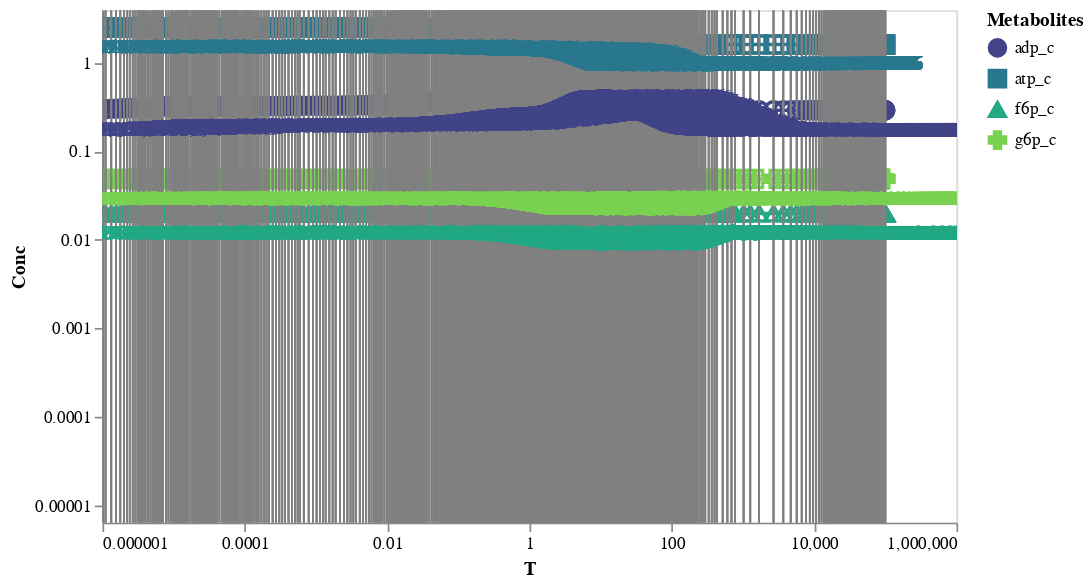

Notebook source saved alongside this figure:
### Code cell
plot_conc_sol(conc_sol
              ,observable=["atp_c","adp_c","f6p_c","g6p_c"]
              ,dynamic=True,ylabel="Conc",xlabel="T",plot_type="logxlogy")

### Figure 1 — Vega-Lite specification as saved in the notebook (floating-point values rounded to 4 significant figures; data arrays with more than 128 entries replaced by an {"elided": "..."} marker saying what was removed)
{"config": {"view": {"continuousWidth": 400, "continuousHeight": 300}}, "layer": [{"mark": {"type": "line", "clip": true}, "encoding": {"color": {"type": "nominal", "field": "Metabolites", "scale": {"scheme": "viridis"}}, "x": {"type": "quantitative", "axis": {"tickCount": 5}, "field": "Time", "scale": {"domain": [1e-05, 100000.0], "padding": 10, "type": "log"}, "title": "T"}, "y": {"type": "quantitative", "axis": {"grid": false, "tickCount": 5}, "field": "Concentrations", "scale": {"domain": [1e-05, 2.5], "padding": 10, "type": "log"}, "title": "Conc"}}, "height": 300, "width": 500}, {"mark": "point", "encoding": {"opacity": {"value": 0}, "x": {"type": "quantitative", "field": "Time"}}, "selection": {"selector001": {"type": "multi", "nearest": true, "on": "mouseover", "fields": ["Time"]}}}, {"mark": {"type": "point", "size": 100}, "encoding": {"color": {"type": "nominal", "field": "Metabolites", "scale": {"scheme": "viridis"}}, "opacity": {"condition": {"value": 1, "selection": "selector001"}, "value": 0}, "shape": {"type": "nominal", "field": "Metabolites"}, "x": {"type": "quantitative", "axis": {"tickCount": 5}, "field": "Time", "scale": {"domain": [1e-05, 100000.0], "padding": 10, "type": "log"}, "title": "T"}, "y": {"type": "quantitative", "axis": {"grid": false, "tickCount": 5}, "field": "Concentrations", "scale": {"domain": [1e-05, 2.5], "padding": 10, "type": "log"}, "title": "Conc"}}, "height": 300, "selection": {"selector003": {"type": "interval", "bind": "scales", "encodings": ["x", "y"]}}, "width": 500}, {"mark": {"type": "rule", "color": "gray"}, "encoding": {"x": {"type": "quantitative", "field": "Time"}}, "transform": [{"filter": {"selection": "selector001"}}]}, {"mark": {"type": "text", "align": "left", "dx": 8, "dy": 12}, "encoding": {"color": {"type": "nominal", "field": "Metabolites", "scale": {"scheme": "viridis"}}, "text": {"condition": {"type": "quantitative", "field": "Concentrations", "selection": "selector001"}, "value": " "}, "x": {"type": "quantitative", "axis": {"tickCount": 5}, "field": "Time", "scale": {"domain": [1e-05, 100000.0], "padding": 10, "type": "log"}, "title": "T"}, "y": {"type": "quantitative", "axis": {"grid": false, "tickCount": 5}, "field": "Concentrations", "scale": {"domain": [1e-05, 2.5], "padding": 10, "type": "log"}, "title": "Conc"}}, "height": 300, "width": 500}], "data": {"name": "data-a157b010741d57da3dbcbeeec4a7381e"}, "$schema": "https://vega.github.io/schema/vega-lite/v4.8.1.json", "datasets": {"data-a157b010741d57da3dbcbeeec4a7381e": {"elided": "3132 records"}}}
